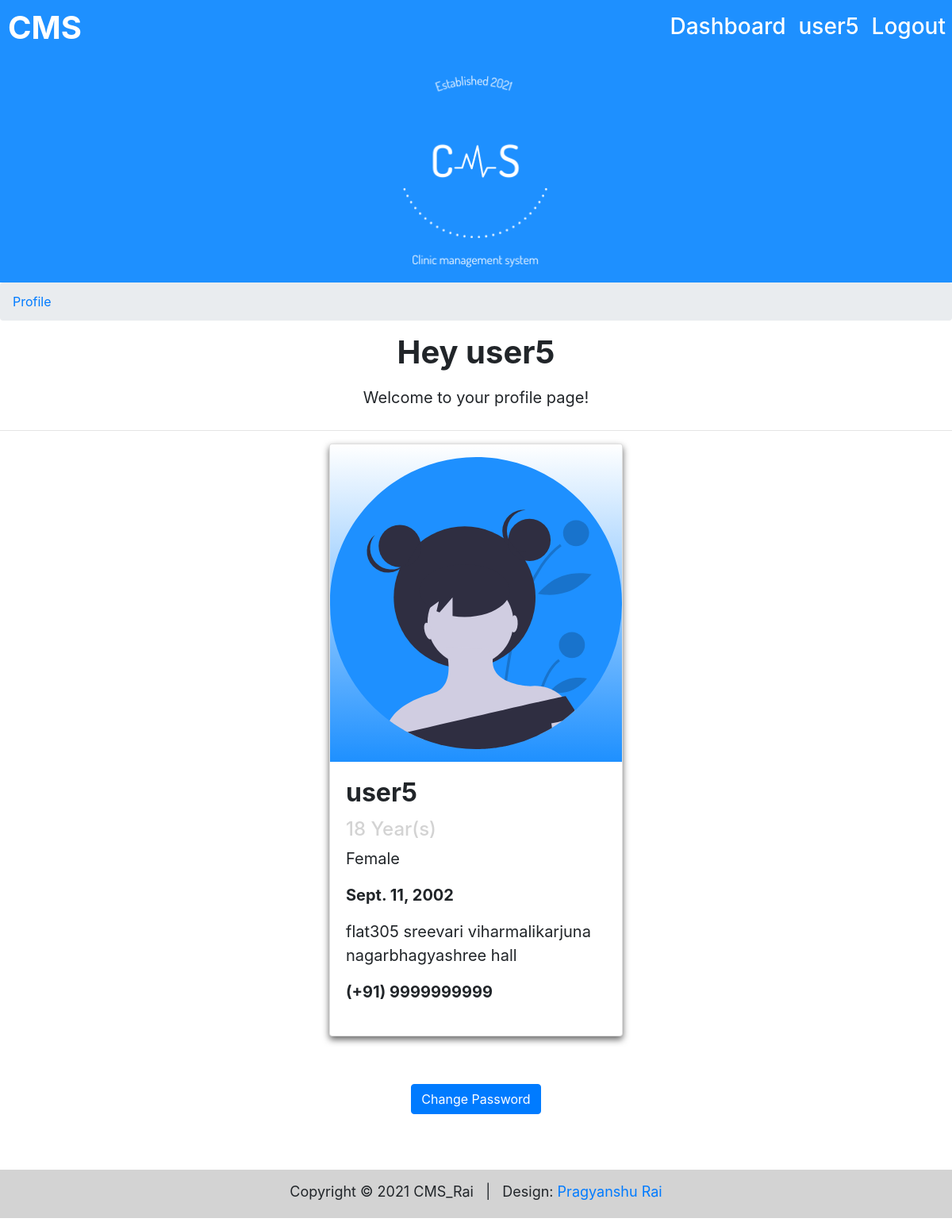
/cms/profile/ (signed in), run on the app's committed database.
### cms/models.py (models this page shows, shortened)
class Contact(models.Model):
    user = models.OneToOneField(User, on_delete=models.CASCADE)
    gender = models.CharField(max_length=10, default="other")
    dob = models.DateField(auto_now_add=False, auto_now=False, blank=True)
    address = models.CharField(max_length=80)
    phone = models.CharField(max_length=11)

### cms/views.py (the view)
# urls.py: path('profile/', views.profile, name='profile'),
def profile(request):
    if request.user.is_authenticated == True:
        contact = Contact.objects.get(user=request.user)
        stuff['address'] = contact.address
        stuff['number'] = contact.phone
        stuff['gender'] = contact.gender
        stuff['dob'] = contact.dob
        stuff['age'] = age(to_date(str(contact.dob)))
        return render(request, 'cms/profile.html', stuff)
    return redirect('login')

### cms/models.py (called while the page is built)
def to_date(date):
    if type(date) == str:
        date = date.replace(" ", "")
        date = list(map(int, date.split("-")))
        date = datetime.date(date[0], date[1], date[2])
    return date

def age(dob):
    today = datetime.date.today()
    if today.month == dob.month:
        return str(today.day - dob.day)+" Day(s)"
    if today.year == dob.year:
        return str(today.month - dob.month)+" Month(s)"
    return str(today.year - dob.year - ((today.month, today.day) < (dob.month, dob.day)))+" Year(s)"

### templates/cms/profile.html (shortened to what this page needs)
{% extends 'cms/base.html' %}
{% load static %}
            {% block breadcrumbs %}
                <li><a href="{% url 'profile' %}">Profile</a></li>
            {% endblock %}
{% block main_block %}
   <main class="main-body">
	    <header class="row welcome-section">
            <div class="col-lg-12 text-center contain">
				<h1><strong>Hey {{user.first_name}}</strong></h1>
            </div>
            <div class="col-lg-1">
            </div>
            <div class="col-lg-10 text-center">
		    <p class="main-content">Welcome to your profile page!</p>
            </div>
            <div class="col-lg-1">
            </div>
	    </header>
        <hr />
		<div class="container-fluid">
            <div class="row">
                <div class="col-lg-4">
                </div>
                <div class="col-lg-4">
                    <div class="card pointer">
                        {% if gender == "Male" %}
                            <img src="{% static 'cms/img/male_avatar.svg' %}" class="card-img-top gradient" height="400px;"/>
                        {% else %}
                            <img src="{% static 'cms/img/female_avatar.svg' %}" class="card-img-top gradient" height="400px;"/>
                        {% endif %}
                        <div class="card-body">
                            <h2 class="card-title pointer" ><b>{{user.first_name}}</b></h2>
                            <h4 class="card-text bg-fade pointer" >{{age}}</h4>
                            <p class="card-text bio pointer" >{{gender}}</p>
                            <p class="card-text bio pointer" ><b>{{dob}}</b></p>
                            <p class="card-text bio pointer" >{{address}}</p>
                            <p class="card-text bio pointer" ><b>(+91) {{number}}</b></p>
                        </div>
                    </div>
                </div>
                <div class="col-lg-4">
                </div>
            </div>
        <div class="space"></div>
        <div class="container-fluid">
            <div class="row">
                <div class="col-lg-4">
                </div>
                <div class="col-lg-4 text-center">
                    <a class="btn btn-primary" href="{% url 'forgot' %}">Change Password</a>
                </div>
            </div>
        </div>
    </main>
{% endblock %}

### templates/cms/base.html (shortened to what this page needs)
{% load static %}
<!DOCTYPE html>
<html lang="en">
<head>
    <link rel="stylesheet" href="https://cdn.jsdelivr.net/npm/bootstrap@4.6.0/dist/css/bootstrap.min.css">
    <link rel="stylesheet" href="https://use.fontawesome.com/releases/v5.7.0/css/all.css">
    <link rel="stylesheet" href="https://cdnjs.cloudflare.com/ajax/libs/font-awesome/4.7.0/css/font-awesome.min.css">
	<link href="{% static 'cms/css/style.css' %}" rel="stylesheet" />
</head>
<body onload="main();">
    <nav class="navbar navbar-expand-sm">
        <a href="{% url 'home' %}" class="navbar-brand brand-name"><h1 style="color:white"><strong>CMS</strong></h1></a>
            <ul class="navbar-nav list-unstyled justify-content-end">
                {% if user.is_authenticated %}
                    <li class="nav-item nav-link navbar-right"><a href="{% url 'dashboard' %}"><b><h3><span> Dashboard </span> </h3></b></a></li>
                    <li class="nav-item nav-link navbar-right"><a href="{% url 'profile' %}"><b><h3><span> {{user.first_name}}</span> </h3></b></a></li>
                    <li class="nav-item nav-link navbar-right"><a href="{% url 'logout' %}"><b><h3><span>  Logout</span> </h3></b></a></li>
                {% endif %}
            </ul>
    </nav>
	<div class="page-header">
        <div class="header">
            <img src="{% static 'cms/img/CMS_dodgerblue.png' %}" width="200px;" class=" cms_logo " />
        </div>
	</div>
    <div class="full-width">
        <ol class="breadcrumb">
            {% block breadcrumbs %}
            {% endblock %}
        </ol>
    </div>
    {% block main_block %}
    {% endblock %}
    <div class="space"></div>
    <div class="footer">
		<footer class="text-center">
			<p class="footer-body" >Copyright &copy; 2021 CMS_Rai &nbsp;
                | &nbsp;   Design: <a rel="nofollow" class="link" href="{% url 'aboutme' %}">Pragyanshu Rai</a></p>
		</footer>
    </div>
</body>
</html>

### static/cms/css/style.css (style rules this page uses)
html { scroll-behavior : smooth; }
.space { height : 40px; }
.navbar { padding : 0; margin-top : -15px; margin-bottom : 0; background : dodgerblue; }
.navbar-brand { margin-left : 10px; }
.navbar-nav { width:100%; }
.nav-link a { text-decoration : none; cursor : pointer; color : white; margin-left : 20px; margin-right : 20px; text-align : center; }
.nav-link a h3 { border-bottom : 2px solid dodgerblue; transition : 0.3s; }
.header { text-align : center; }
.page-header { margin-top : -10px; width : 100%; background : dodgerblue; color : white; }
.cms_logo { margin-bottom : 10px; animation : 1.5s logo_animate; }
.full-width { width : 100%; }
.welcome-section { margin-left : 1.5%; margin-right : 1.5%; width : 97%; margin-bottom : 10px; margin-top : 10px; }
.col-lg-4 { margin-bottom : 20px; }
.card { box-shadow : 0 4px 8px 0 #666; margin-bottom : 20px; height : 100%; transition: 0.3s; }
.pointer { cursor : pointer; }
.bio { font-size : 20px; }
.bg-fade { color : lightgray; }
.text-center { text-align : center; }
.gradient { background-image : linear-gradient(white, dodgerblue); }
.main-content { margin : 10px; font-size : 20px; }
.main-body { margin-bottom : 10px; }
.footer { font-size : large; padding : 4px; background : lightgray; }
.footer-body { margin-top : 10px; }

### data on the page
Contact: gender "Female", dob "Sept. 11, 2002", address "flat305 sreevari viharmalikarjuna nagarbhagyashree hall", phone "9999999999"

### other printed values
{{ user.first_name }} "user5"
{{ age }} "18 Year(s)"
